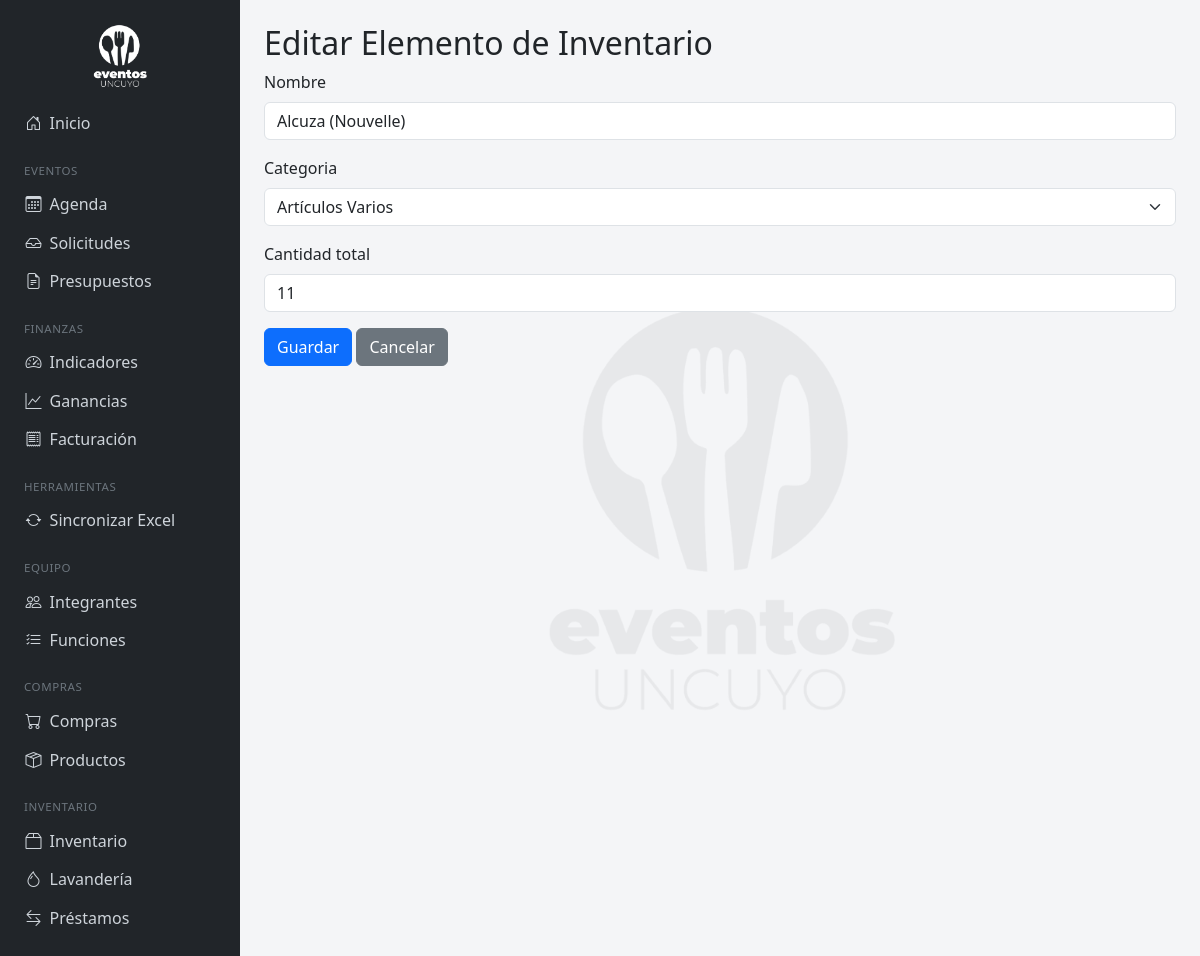
/inventario/61/editar/, run on the app's committed database.
### eventos/models.py (models this page shows, shortened)
class ElementoInventario(models.Model):
    nombre = models.CharField(max_length=150)
    categoria = models.ForeignKey(CategoriaInventario, on_delete=models.PROTECT, related_name='elementos')
    cantidad_total = models.IntegerField(default=0, help_text="Cantidad total que posee el comedor.")
    class Meta:
        ordering = ['categoria__nombre', 'nombre']

### eventos/views.py (the view)
# urls.py: path('inventario/<int:pk>/editar/', views.inventario_form, name='inventario_editar'),
def inventario_form(request, pk=None):
    elemento = get_object_or_404(ElementoInventario, pk=pk) if pk else ElementoInventario()
    if request.method == 'POST':
        form = ElementoInventarioForm(request.POST, instance=elemento)
        if form.is_valid():
            form.save()
            return redirect('inventario_lista')
    else:
        form = ElementoInventarioForm(instance=elemento)
    return render(request, 'eventos/inventario_form.html', {'form': form, 'editando': pk is not None})

### eventos/forms.py
class ElementoInventarioForm(forms.ModelForm):
    class Meta:
        model = ElementoInventario
        fields = ['nombre', 'categoria', 'cantidad_total']
        widgets = {
            'nombre': forms.TextInput(attrs={'class': 'form-control'}),
            'categoria': forms.Select(attrs={'class': 'form-select'}),
            'cantidad_total': forms.NumberInput(attrs={'class': 'form-control'}),
        }

### eventos/models.py (called while the page is built)
    def __str__(self):
        return self.nombre

### eventos/templates/eventos/inventario_form.html (shortened to what this page needs)
{% extends 'eventos/base.html' %}
{% block content %}
<h2>{% if editando %}Editar{% else %}Nuevo{% endif %} Elemento de Inventario</h2>
<form method="post">
    {% for field in form %}
    <div class="mb-3">
        <label class="form-label">{{ field.label }}</label>
        {{ field }}
    </div>
    {% endfor %}
    <button type="submit" class="btn btn-primary">Guardar</button>
    <a href="{% url 'inventario_lista' %}" class="btn btn-secondary">Cancelar</a>
</form>
{% endblock %}

### eventos/templates/eventos/base.html (style rules this page uses)
body { background-color: #f4f5f7; }

### data on the page
ElementoInventario: form "Alcuza (Nouvelle)" "Artículos Varios" "11"

### other printed values
{{ field.label }} "Nombre" "Categoria" "Cantidad total"
